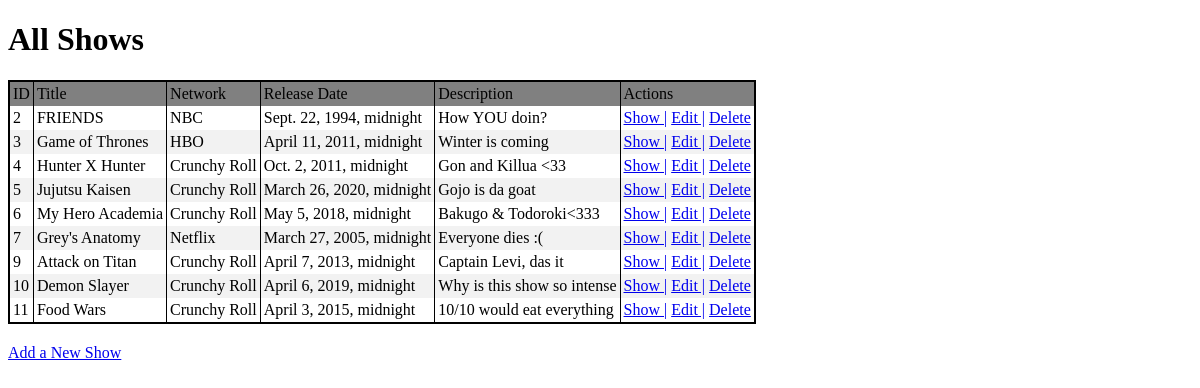
/shows, run on the app's committed database.
### tvshowApp/models.py (models this page shows)
class Show(models.Model):
    title = models.CharField(max_length=50)
    network = models.CharField(max_length=50)
    release_date = models.DateTimeField()
    description = models.TextField()
    created_at = models.DateTimeField(auto_now_add=True)
    updated_at = models.DateTimeField(auto_now=True)
    objects = ShowManager()

### tvshowApp/views.py (the view)
# urls.py: path('shows', views.display),
def display(request):
    context = {
        'all_shows': Show.objects.all()
    }
    return render(request, "allshows.html", context)

### tvshowApp/templates/allshows.html (shortened to what this page needs)
<!DOCTYPE html>
<html lang="en">
<head>
    {% load static %}
    <link rel="stylesheet" href="{% static 'css/allshows.css' %}">
</head>
<body>
    <div class="maincontainer">
    <h1>All Shows</h1>
    <table>
        <thead>
            <tr>
                <td>ID</td>
                <td>Title</td>
                <td>Network</td>
                <td>Release Date</td>
                <td>Description</td>
                <td>Actions</td>
            </tr>
        </thead>
        <tbody>
            {% for show in all_shows %}
            <tr>
                <td>{{show.id}}</td>
                <td>{{show.title}}</td>
                <td>{{show.network}}</td>
                <td>{{show.release_date}}</td>
                <td>{{show.description}}</td>
                <td> <a href="/shows/{{show.id}}">Show |</a> <a href="/shows/{{show.id}}/edit">Edit |</a> <a href="/shows/{{show.id}}/destroy">Delete</a></td>
            </tr>
            {% endfor %}
        </tbody>
    </table>
    <a href="/shows/new">Add a New Show</a>
    </div>
</body>
</html>

### tvshowApp/static/css/allshows.css (style rules this page uses)
.maincontainer { width: 970px; }
table { border: 2px solid black; border-collapse: collapse; margin-bottom: 20px; }
thead { background-color: grey; }
td { padding: 3px; border-right: 1px solid black; }
tr:nth-child(even) { background-color: #f2f2f2; }

### data on the page
Show: id "2", title "FRIENDS", network "NBC", release_date "Sept. 22, 1994, midnight", description "How YOU doin?"
Show: id "3", title "Game of Thrones", network "HBO", release_date "April 11, 2011, midnight", description "Winter is coming"
Show: id "4", title "Hunter X Hunter", network "Crunchy Roll", release_date "Oct. 2, 2011, midnight", description "Gon and Killua <33"
Show: id "5", title "Jujutsu Kaisen", network "Crunchy Roll", release_date "March 26, 2020, midnight", description "Gojo is da goat"
Show: id "6", title "My Hero Academia", network "Crunchy Roll", release_date "May 5, 2018, midnight", description "Bakugo & Todoroki<333"
Show: id "7", title "Grey's Anatomy", network "Netflix", release_date "March 27, 2005, midnight", description "Everyone dies :("
Show: id "9", title "Attack on Titan", network "Crunchy Roll", release_date "April 7, 2013, midnight", description "Captain Levi, das it"
Show: id "10", title "Demon Slayer", network "Crunchy Roll", release_date "April 6, 2019, midnight", description "Why is this show so intense"
Show: id "11", title "Food Wars", network "Crunchy Roll", release_date "April 3, 2015, midnight", description "10/10 would eat everything"
